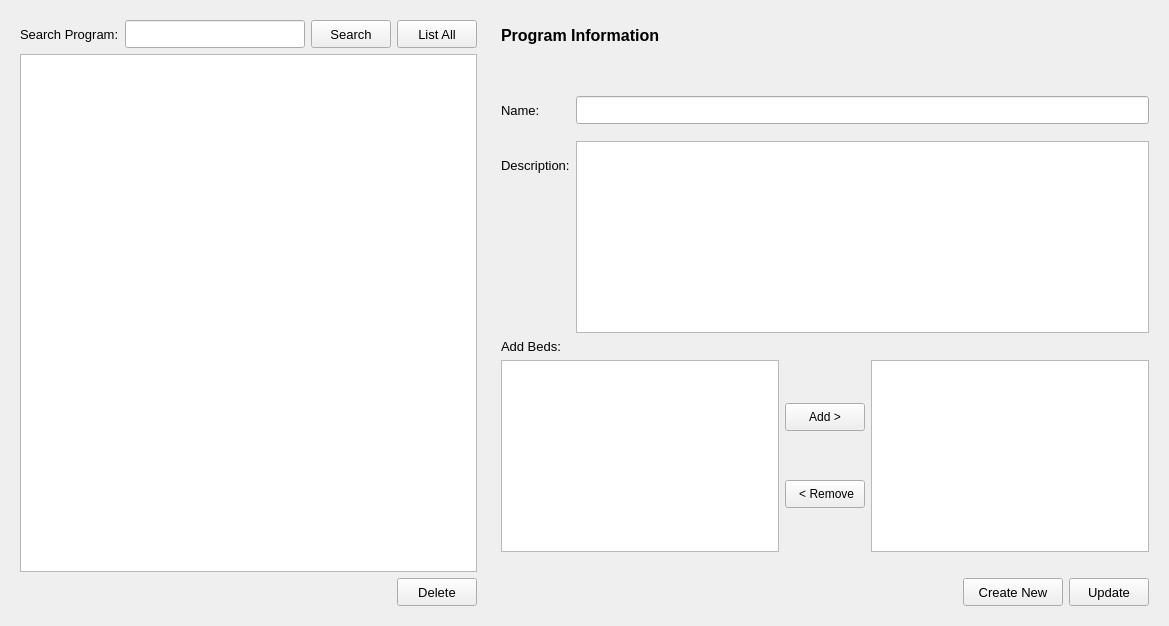
    <widget class="QWidget" name="editProgram">
     <layout class="QGridLayout" name="gridLayout_51">
      <item row="0" column="0">
       <widget class="QWidget" name="wgd_editUserSearch_2" native="true">
        <layout class="QGridLayout" name="gridLayout_3">
         <item row="0" column="0">
          <layout class="QHBoxLayout" name="horizontalLayout_51">
           <item>
            <widget class="QLabel" name="lbl_searchName_2">
             <property name="font">
              <font>
               <pointsize>10</pointsize>
              </font>
             </property>
             <property name="text">
              <string>Search Program:</string>
             </property>
            </widget>
           </item>
           <item>
            <widget class="QLineEdit" name="le_users_2">
             <property name="minimumSize">
              <size>
               <width>180</width>
               <height>28</height>
              </size>
             </property>
             <property name="font">
              <font>
               <pointsize>10</pointsize>
              </font>
             </property>
            </widget>
           </item>
           <item>
            <widget class="QPushButton" name="btn_searchUsers_2">
             <property name="minimumSize">
              <size>
               <width>60</width>
               <height>28</height>
              </size>
             </property>
             <property name="font">
              <font>
               <pointsize>10</pointsize>
              </font>
             </property>
             <property name="text">
              <string>Search</string>
             </property>
            </widget>
           </item>
           <item>
            <widget class="QPushButton" name="btn_listAllUsers_2">
             <property name="sizePolicy">
              <sizepolicy hsizetype="Preferred" vsizetype="Fixed">
               <horstretch>0</horstretch>
               <verstretch>0</verstretch>
              </sizepolicy>
             </property>
             <property name="minimumSize">
              <size>
               <width>80</width>
               <height>28</height>
              </size>
             </property>
             <property name="font">
              <font>
               <pointsize>10</pointsize>
              </font>
             </property>
             <property name="text">
              <string>List All</string>
             </property>
            </widget>
           </item>
          </layout>
         </item>
         <item row="2" column="0">
          <layout class="QHBoxLayout" name="horizontalLayout_52">
           <item>
            <spacer name="horizontalSpacer_41">
             <property name="orientation">
              <enum>Qt::Horizontal</enum>
             </property>
             <property name="sizeHint" stdset="0">
              <size>
               <width>40</width>
               <height>20</height>
              </size>
             </property>
            </spacer>
           </item>
           <item>
            <widget class="QPushButton" name="pushButton_25">
             <property name="minimumSize">
              <size>
               <width>65</width>
               <height>28</height>
              </size>
             </property>
             <property name="font">
              <font>
               <pointsize>10</pointsize>
              </font>
             </property>
             <property name="text">
              <string>Delete</string>
             </property>
            </widget>
           </item>
          </layout>
         </item>
         <item row="1" column="0">
          <widget class="QTableWidget" name="tableWidget_2">
           <property name="sizePolicy">
            <sizepolicy hsizetype="Preferred" vsizetype="Expanding">
             <horstretch>0</horstretch>
             <verstretch>0</verstretch>
            </sizepolicy>
           </property>
           <property name="editTriggers">
            <set>QAbstractItemView::NoEditTriggers</set>
           </property>
           <property name="selectionMode">
            <enum>QAbstractItemView::SingleSelection</enum>
           </property>
           <property name="selectionBehavior">
            <enum>QAbstractItemView::SelectRows</enum>
           </property>
          </widget>
         </item>
        </layout>
       </widget>
      </item>
      <item row="0" column="1">
       <widget class="QWidget" name="wgd_editUserFields_2" native="true">
        <property name="minimumSize">
         <size>
          <width>500</width>
          <height>0</height>
         </size>
        </property>
        <layout class="QGridLayout" name="gridLayout_24">
         <item row="4" column="0">
          <widget class="QTableWidget" name="availablebedslist">
           <property name="sizePolicy">
            <sizepolicy hsizetype="Expanding" vsizetype="Expanding">
             <horstretch>0</horstretch>
             <verstretch>0</verstretch>
            </sizepolicy>
           </property>
           <property name="minimumSize">
            <size>
             <width>275</width>
             <height>0</height>
            </size>
           </property>
           <property name="editTriggers">
            <set>QAbstractItemView::NoEditTriggers</set>
           </property>
           <property name="selectionMode">
            <enum>QAbstractItemView::SingleSelection</enum>
           </property>
           <property name="selectionBehavior">
            <enum>QAbstractItemView::SelectRows</enum>
           </property>
           <attribute name="horizontalHeaderStretchLastSection">
            <bool>true</bool>
           </attribute>
          </widget>
         </item>
         <item row="4" column="1">
          <layout class="QVBoxLayout" name="verticalLayout_5">
           <item>
            <widget class="QPushButton" name="addbedtoprogram">
             <property name="minimumSize">
              <size>
               <width>80</width>
               <height>28</height>
              </size>
             </property>
             <property name="text">
              <string>Add &gt;</string>
             </property>
            </widget>
           </item>
           <item>
            <widget class="QPushButton" name="removebedfromprogram">
             <property name="minimumSize">
              <size>
               <width>80</width>
               <height>28</height>
              </size>
             </property>
             <property name="maximumSize">
              <size>
               <width>80</width>
               <height>28</height>
              </size>
             </property>
             <property name="text">
              <string> &lt; Remove</string>
             </property>
            </widget>
           </item>
          </layout>
         </item>
         <item row="5" column="0" colspan="3">
          <spacer name="horizontalSpacer_51">
           <property name="orientation">
            <enum>Qt::Horizontal</enum>
           </property>
           <property name="sizeHint" stdset="0">
            <size>
             <width>648</width>
             <height>20</height>
            </size>
           </property>
          </spacer>
         </item>
         <item row="3" column="0">
          <widget class="QLabel" name="label_29">
           <property name="font">
            <font>
             <pointsize>10</pointsize>
            </font>
           </property>
           <property name="text">
            <string>Add Beds:</string>
           </property>
          </widget>
         </item>
         <item row="4" column="2">
          <widget class="QTableWidget" name="assignedbedslist">
           <property name="sizePolicy">
            <sizepolicy hsizetype="Expanding" vsizetype="Expanding">
             <horstretch>0</horstretch>
             <verstretch>0</verstretch>
            </sizepolicy>
           </property>
           <property name="minimumSize">
            <size>
             <width>275</width>
             <height>0</height>
            </size>
           </property>
           <property name="editTriggers">
            <set>QAbstractItemView::NoEditTriggers</set>
           </property>
           <property name="selectionMode">
            <enum>QAbstractItemView::SingleSelection</enum>
           </property>
           <property name="selectionBehavior">
            <enum>QAbstractItemView::SelectRows</enum>
           </property>
           <attribute name="horizontalHeaderStretchLastSection">
            <bool>true</bool>
           </attribute>
          </widget>
         </item>
         <item row="0" column="0">
          <widget class="QLabel" name="label_6">
           <property name="sizePolicy">
            <sizepolicy hsizetype="Preferred" vsizetype="Fixed">
             <horstretch>0</horstretch>
             <verstretch>0</verstretch>
            </sizepolicy>
           </property>
           <property name="minimumSize">
            <size>
             <width>0</width>
             <height>30</height>
            </size>
           </property>
           <property name="font">
            <font>
             <pointsize>12</pointsize>
             <weight>75</weight>
             <bold>true</bold>
            </font>
           </property>
           <property name="text">
            <string>Program Information</string>
           </property>
          </widget>
         </item>
         <item row="6" column="0" colspan="3">
          <layout class="QHBoxLayout" name="horizontalLayout_50">
           <item>
            <widget class="QLabel" name="lbl_editProgWarning">
             <property name="sizePolicy">
              <sizepolicy hsizetype="Preferred" vsizetype="Ignored">
               <horstretch>0</horstretch>
               <verstretch>0</verstretch>
              </sizepolicy>
             </property>
             <property name="minimumSize">
              <size>
               <width>0</width>
               <height>28</height>
              </size>
             </property>
             <property name="palette">
              <palette>
               <active>
                <colorrole role="WindowText">
                 <brush brushstyle="SolidPattern">
                  <color alpha="255">
                   <red>255</red>
                   <green>0</green>
                   <blue>0</blue>
                  </color>
                 </brush>
                </colorrole>
                <colorrole role="Text">
                 <brush brushstyle="SolidPattern">
                  <color alpha="255">
                   <red>255</red>
                   <green>0</green>
                   <blue>0</blue>
                  </color>
                 </brush>
                </colorrole>
                <colorrole role="ButtonText">
                 <brush brushstyle="SolidPattern">
                  <color alpha="255">
                   <red>255</red>
                   <green>0</green>
                   <blue>0</blue>
                  </color>
                 </brush>
                </colorrole>
               </active>
               <inactive>
                <colorrole role="WindowText">
                 <brush brushstyle="SolidPattern">
                  <color alpha="255">
                   <red>255</red>
                   <green>0</green>
                   <blue>0</blue>
                  </color>
                 </brush>
                </colorrole>
                <colorrole role="Text">
                 <brush brushstyle="SolidPattern">
                  <color alpha="255">
                   <red>255</red>
                   <green>0</green>
                   <blue>0</blue>
                  </color>
                 </brush>
                </colorrole>
                <colorrole role="ButtonText">
                 <brush brushstyle="SolidPattern">
                  <color alpha="255">
                   <red>255</red>
                   <green>0</green>
                   <blue>0</blue>
                  </color>
                 </brush>
                </colorrole>
               </inactive>
               <disabled>
                <colorrole role="WindowText">
                 <brush brushstyle="SolidPattern">
                  <color alpha="255">
                   <red>255</red>
                   <green>0</green>
                   <blue>0</blue>
                  </color>
                 </brush>
                </colorrole>
                <colorrole role="Text">
                 <brush brushstyle="SolidPattern">
                  <color alpha="255">
                   <red>255</red>
                   <green>0</green>
                   <blue>0</blue>
                  </color>
                 </brush>
                </colorrole>
                <colorrole role="ButtonText">
                 <brush brushstyle="SolidPattern">
                  <color alpha="255">
                   <red>255</red>
                   <green>0</green>
                   <blue>0</blue>
                  </color>
                 </brush>
                </colorrole>
               </disabled>
              </palette>
             </property>
             <property name="font">
              <font>
               <pointsize>10</pointsize>
              </font>
             </property>
             <property name="text">
              <string/>
             </property>
            </widget>
           </item>
           <item>
            <spacer name="horizontalSpacer_40">
             <property name="orientation">
              <enum>Qt::Horizontal</enum>
             </property>
             <property name="sizeHint" stdset="0">
              <size>
               <width>40</width>
               <height>20</height>
              </size>
             </property>
            </spacer>
           </item>
           <item>
            <widget class="QPushButton" name="btn_createNewUser_2">
             <property name="minimumSize">
              <size>
               <width>100</width>
               <height>28</height>
              </size>
             </property>
             <property name="font">
              <font>
               <pointsize>10</pointsize>
              </font>
             </property>
             <property name="text">
              <string>Create New</string>
             </property>
            </widget>
           </item>
           <item>
            <widget class="QPushButton" name="pushButton_24">
             <property name="minimumSize">
              <size>
               <width>75</width>
               <height>28</height>
              </size>
             </property>
             <property name="font">
              <font>
               <pointsize>10</pointsize>
              </font>
             </property>
             <property name="text">
              <string>Update</string>
             </property>
            </widget>
           </item>
          </layout>
         </item>
         <item row="2" column="0" colspan="3">
          <layout class="QFormLayout" name="formLayout_21">
           <property name="fieldGrowthPolicy">
            <enum>QFormLayout::ExpandingFieldsGrow</enum>
           </property>
           <property name="verticalSpacing">
            <number>17</number>
           </property>
           <item row="0" column="0">
            <widget class="QLabel" name="lbl_userName_2">
             <property name="sizePolicy">
              <sizepolicy hsizetype="Minimum" vsizetype="Preferred">
               <horstretch>0</horstretch>
               <verstretch>0</verstretch>
              </sizepolicy>
             </property>
             <property name="minimumSize">
              <size>
               <width>0</width>
               <height>28</height>
              </size>
             </property>
             <property name="font">
              <font>
               <pointsize>10</pointsize>
              </font>
             </property>
             <property name="text">
              <string>Name:</string>
             </property>
            </widget>
           </item>
           <item row="0" column="1">
            <widget class="QLineEdit" name="le_userName_2">
             <property name="minimumSize">
              <size>
               <width>0</width>
               <height>28</height>
              </size>
             </property>
            </widget>
           </item>
           <item row="1" column="0">
            <widget class="QLabel" name="lbl_password_3">
             <property name="sizePolicy">
              <sizepolicy hsizetype="Minimum" vsizetype="Preferred">
               <horstretch>0</horstretch>
               <verstretch>0</verstretch>
              </sizepolicy>
             </property>
             <property name="minimumSize">
              <size>
               <width>0</width>
               <height>28</height>
              </size>
             </property>
             <property name="font">
              <font>
               <pointsize>10</pointsize>
              </font>
             </property>
             <property name="text">
              <string>Description:</string>
             </property>
            </widget>
           </item>
           <item row="1" column="1">
            <widget class="QTextEdit" name="textEdit">
             <property name="sizePolicy">
              <sizepolicy hsizetype="Expanding" vsizetype="Minimum">
               <horstretch>0</horstretch>
               <verstretch>0</verstretch>
              </sizepolicy>
             </property>
            </widget>
           </item>
          </layout>
         </item>
         <item row="1" column="0">
          <spacer name="verticalSpacer_25">
           <property name="orientation">
            <enum>Qt::Vertical</enum>
           </property>
           <property name="sizeType">
            <enum>QSizePolicy::Minimum</enum>
           </property>
           <property name="sizeHint" stdset="0">
            <size>
             <width>20</width>
             <height>40</height>
            </size>
           </property>
          </spacer>
         </item>
        </layout>
       </widget>
      </item>
     </layout>
    </widget>
